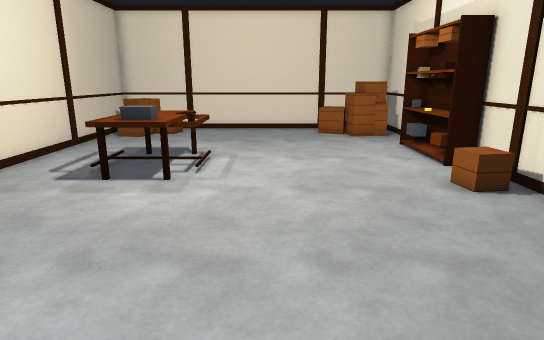
[1] (above)

12 first-person views from a walk through a scene from a Unity 3-D project. The camera is 1.4 m above the floor, tilts 14° down and sees 75° across. The floor is counted in squares, 0.5 m on a side. Each view is taken from the middle of a square. On the plan, view 1 faces up. The plan holds only what a view shows up to about 20 squares ahead; the rest is blank. The player is left out. Door leaves are left out, so doorways stand open.

[2]
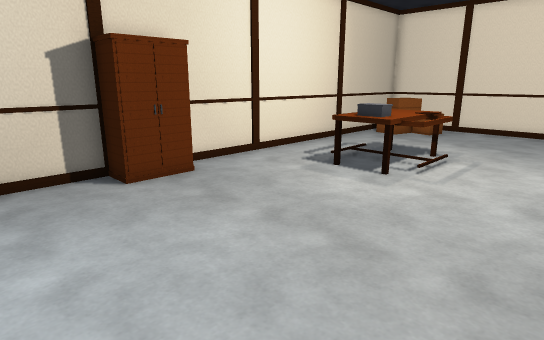

[3]
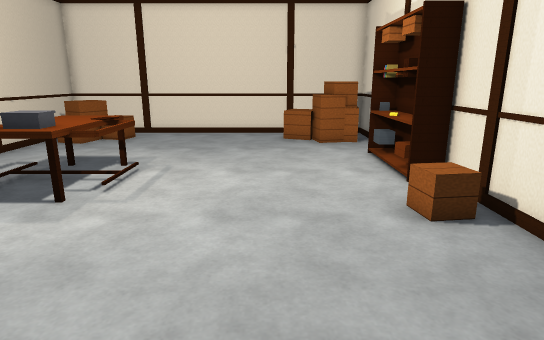

[4]
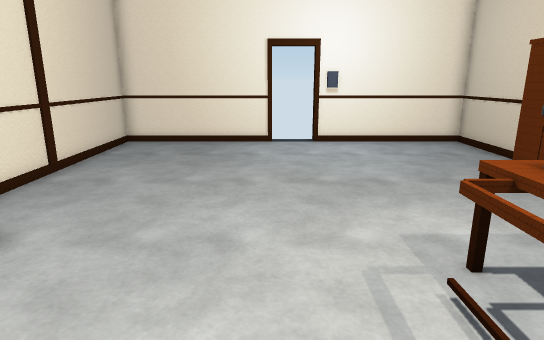

[5]
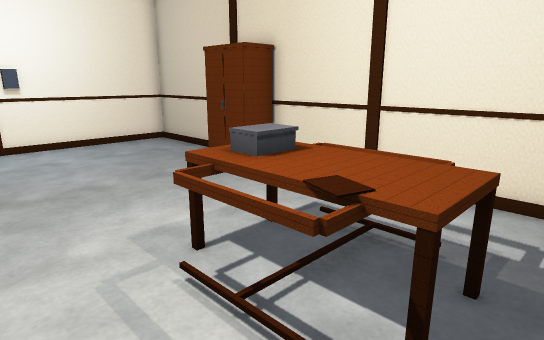

[6]
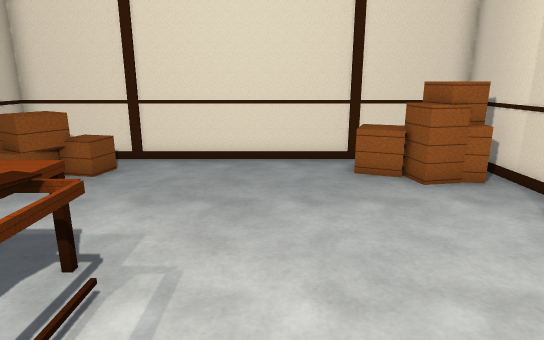

[7]
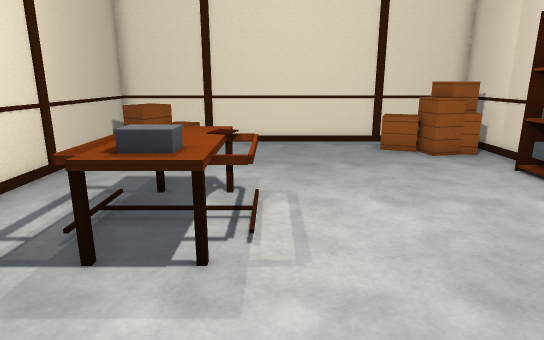

[8]
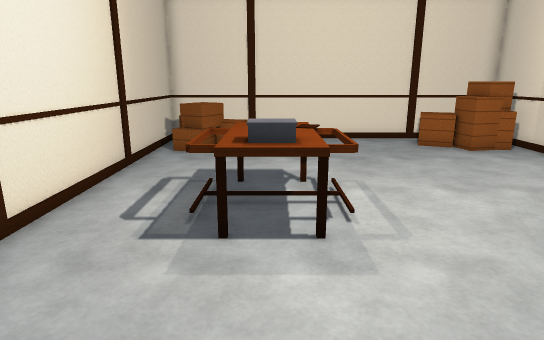

[9]
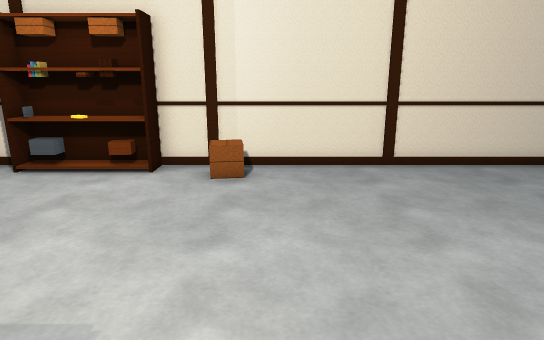

[10]
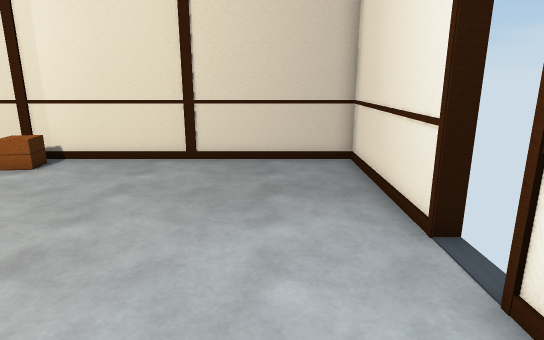

[11]
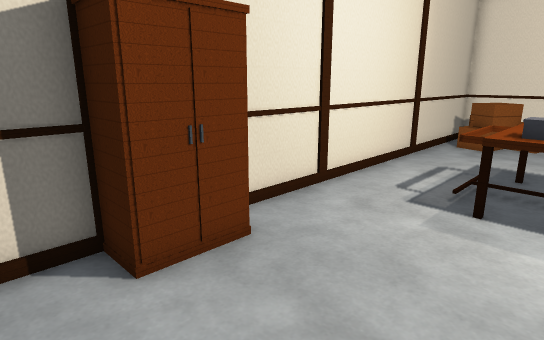

[12]
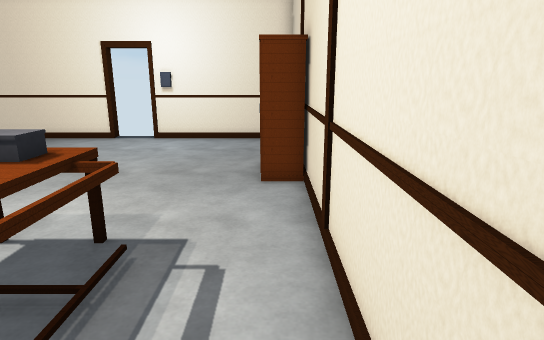

### Floor plan
Key: @ floor where view 1 was taken; # wall or solid block; . floor; D open door; = window, fence, low wall or low ledge; ^ raised ledge; O other object.
Columns run from 9 left of view 1 to 7 right of it. Each row starts with its distance up from view 1.
 22 #################
 21 ##  ........^^  #
 20 #=OO........^^^ #
 19 #OO.........=^^##
 18 #...............#
 17 #...............#
 16 #..............##
 15 #..............O#
 14 #...OOO........##
 13 #..OOOOO.......##
 12 #..OOOOO.......##
 11 #..OOOOO........#
 10 #...OOO.........#
  9 #..............O#
  8 #...............#
  7 #...............#
  6 #O..............#
  5 #O..............#
  4 #O..............#
  3 #...............#
  2 #...............#
  1 #...............#
  0 #........@......#
 -1 #...............#
 -2 #######DDD#######
 -3        # #

Positions as (right, up) in squares from view 1, and headings:
1: (0, 0), facing up
2: (2, 0), facing up-left
3: (2, 2), facing up
4: (0, 15), facing down
5: (0, 15), facing down-left
6: (0, 9), facing up
7: (-2, 5), facing up
8: (-4, 4), facing up
9: (-5, 8), facing right
10: (-6, 1), facing right
11: (-3, 2), facing up-left
12: (-8, 16), facing down
